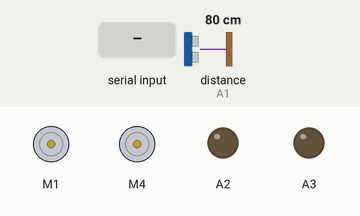
Bench run of a sketch on a simulated Arduino Uno, built with avr-gcc and run on an emulated ATmega328P. Parts: 2 × DC motor (green arrow = forward, orange = backward, longer = faster), output pins drawn as LEDs (lit = HIGH). Dashed ring = blinking. The test bench sets the inputs (shaded band); at power-on: distance to the obstacle (sensor on A1) 80 cm. The echo pulse lasts 58.3 µs per cm; random numbers use the default seed unless the sketch sets one; pins used as bus, display or sensor lines are not drawn.

Above: at 1.2 s.
1.3 s: "b" received over the second serial link
At 2.08 s:
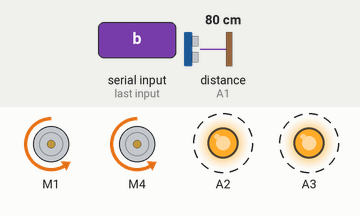
4.3 s: "f" received over the second serial link
At 5.1 s:
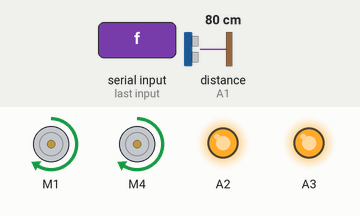
5.8 s: "r" received over the second serial link
At 6.58 s:
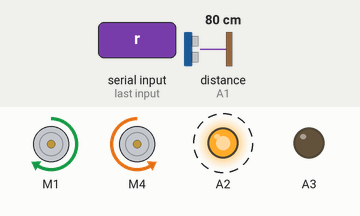
8.8 s: "l" received over the second serial link
At 9.08 s:
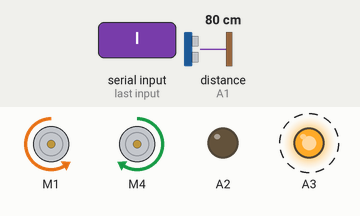
11.8 s: "o" received over the second serial link
At 12.3 s:
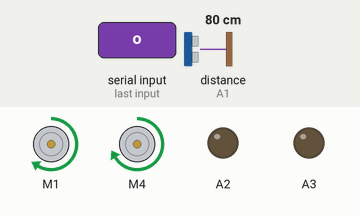
13.3 s: "j" received over the second serial link
At 13.89 s:
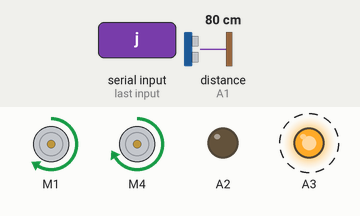
Timing chart, 0 to 17.3 s (numbered marks = the images above; inputs shaded):
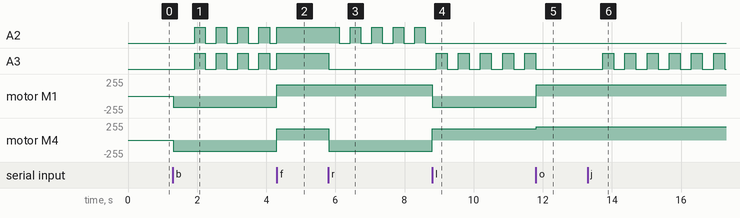

The sketch:

lastsuhang.ino
```cpp
#include <AFMotor.h>

#include <SoftwareSerial.h>
AF_DCMotor motor_L(1);
AF_DCMotor motor_R(4);

#define BT_RXD A5
#define BT_TXD A4
#define led1 A2
#define led2 A3

int TrigPin = A0;
int EchoPin = A1;
long duration,distance;

bool isStopped = false;

int f = 0;
bool ff=false;
int timee = 0;

int Lspeed = 170;
int Rspeed = 200;

SoftwareSerial BTSerial(BT_RXD,BT_TXD);

void setup() {
  // put your setup code here, to run once:
  motor_L.setSpeed(0);
  motor_L.run(RELEASE);
  motor_R.setSpeed(0);
  motor_R.run(RELEASE);
  pinMode(EchoPin,INPUT);
  pinMode(TrigPin,OUTPUT);
  pinMode(A2,OUTPUT);
  pinMode(A3,OUTPUT);

  BTSerial.begin(9600);
}

void loop() {
  if(BTSerial.available()){
    char val = BTSerial.read();
    if(val=='f') {
      f=1;
      go_motor(170);
    }
    else if(val=='b') {
      f=2;
      back_motor(170);
    }
    else if(val=='r') {
      f=3;
      right_motor(170);
    }
    else if(val=='l') {
      f=4;
      left_motor(170);
    }
    else if(val=='s') {
      f=0;
      stop_motor();
    }
    else if(val=='o') {
      while(1){
        char val = BTSerial.read();
        Forward();
        Obstacle_Check();
        if(val =='j'){break;}
      }
    }
    else {
      f=0;
      stop_motor();
    }
  }
  if(f==1) {
    digitalWrite(A2,HIGH);
    digitalWrite(A3,HIGH);
  }
  if(f==2&&timee>30) {
    timee=0;
    if(ff) {
    digitalWrite(A2,HIGH);
    digitalWrite(A3,HIGH);
    }
    else {
    digitalWrite(A2,LOW);
    digitalWrite(A3,LOW);
    }
    ff=!ff;
  }
  if(f==3&&timee>30) {
    timee=0;
    if(ff) {
      digitalWrite(A2,HIGH);
      digitalWrite(A3,LOW);
    }
    else {
      digitalWrite(A2,LOW);
    }
    ff=!ff;
  }
  if(f==4&&timee>30) {
    timee=0;
    if(ff) {
      digitalWrite(A2,LOW);
      digitalWrite(A3,HIGH);
    }
    else {
      digitalWrite(A3,LOW);
    }
    ff=!ff;
  }

  else if(!f) {
    digitalWrite(A2,LOW);
    digitalWrite(A3,LOW);
  }
  else {
    timee++;
  }
  delay(10);
}

void go_motor(uint8_t speedSet){
  motor_L.setSpeed(speedSet);
  motor_R.setSpeed(speedSet);
  motor_L.run(FORWARD);
  motor_R.run(FORWARD);
  digitalWrite(A2,HIGH);
  digitalWrite(A3,HIGH);
}

void back_motor(uint8_t speedSet){
  motor_L.setSpeed(speedSet);
  motor_R.setSpeed(speedSet);
  motor_L.run(BACKWARD);
  motor_R.run(BACKWARD);
}

void left_motor(uint8_t speedSet){
  motor_L.setSpeed(speedSet);
  motor_R.setSpeed(speedSet);
  motor_L.run(BACKWARD);
  motor_R.run(FORWARD);

}

void right_motor(uint8_t speedSet){
  motor_L.setSpeed(speedSet);
  motor_R.setSpeed(speedSet);
  motor_L.run(FORWARD);
  motor_R.run(BACKWARD);
}

void stop_motor(){
  motor_L.run(RELEASE);
  motor_R.run(RELEASE);
  digitalWrite(A2,LOW);
  digitalWrite(A3,LOW);
}


void Obstacle_Check() {
  int val = random(2);
  Distance_Measurement();
  delay(50);
  Serial.println(distance);
  while (distance < 300) {
    if (distance < 150) {
      Backward();
      delay(800);
      Stop();
      delay(50);
      Distance_Measurement();
      delay(100);
    }
    else {
      if (val == 0) {
        Right();
        delay(400);
      } else if (val == 1) {
        Left();
        delay(400);
      }
      Distance_Measurement();
      delay(100);
    }
  }
}

void Distance_Measurement(){
  digitalWrite(TrigPin,LOW);
  delay(2);
  digitalWrite(TrigPin,HIGH);
  delayMicroseconds(10);
  digitalWrite(TrigPin,LOW);
  duration = pulseIn(EchoPin,HIGH);
  distance = ((float)(340*duration)/1000)/2;
  delay(50);
}

void Forward(){
  motor_L.run(FORWARD);
  motor_R.run(FORWARD);
  motor_L.setSpeed(Lspeed);
  motor_R.setSpeed(Rspeed);}

void Backward(){
  motor_L.run(BACKWARD);
  motor_R.run(BACKWARD);
  motor_L.setSpeed(Lspeed);
  motor_R.setSpeed(Rspeed);}

void Right(){
  motor_L.run(FORWARD);
  motor_R.run(BACKWARD);
  motor_L.setSpeed(Lspeed);
  motor_R.setSpeed(Rspeed*0.5);
}

void Left(){
  motor_L.run(BACKWARD);
  motor_R.run(FORWARD);
  motor_L.setSpeed(Lspeed*0.5);
  motor_R.setSpeed(Rspeed);}


void Stop(){
  motor_L.run(RELEASE);
  motor_R.run(RELEASE);
  motor_L.setSpeed(0);
  motor_R.setSpeed(0);}
```

Measured:
- after the input at 1.3 s, A2, A3: alternates HIGH for 0.31 s and LOW for 0.31 s, starting after 0.63 s; motor M1, motor M4: stopped → backward 170/255 at once
- after the input at 4.3 s, motor M1, motor M4: backward 170/255 → forward 170/255 at once
- after the input at 5.8 s, A2: alternates HIGH for 0.31 s and LOW for 0.31 s, starting after 0.32 s; A3: HIGH → LOW at once; motor M4: forward 170/255 → backward 170/255 at once
- after the input at 8.8 s, A3: alternates HIGH for 0.32 s and LOW for 0.32 s, starting after 0.11 s; motor M1: forward 170/255 → backward 170/255 at once; motor M4: backward 170/255 → forward 170/255 at once
- after the input at 11.8 s, motor M1: backward 170/255 → forward 170/255 at once; motor M4: forward 170/255 → forward 200/255 at once
- after the input at 13.3 s, A3: alternates HIGH for 0.32 s and LOW for 0.32 s, starting after 0.43 s
